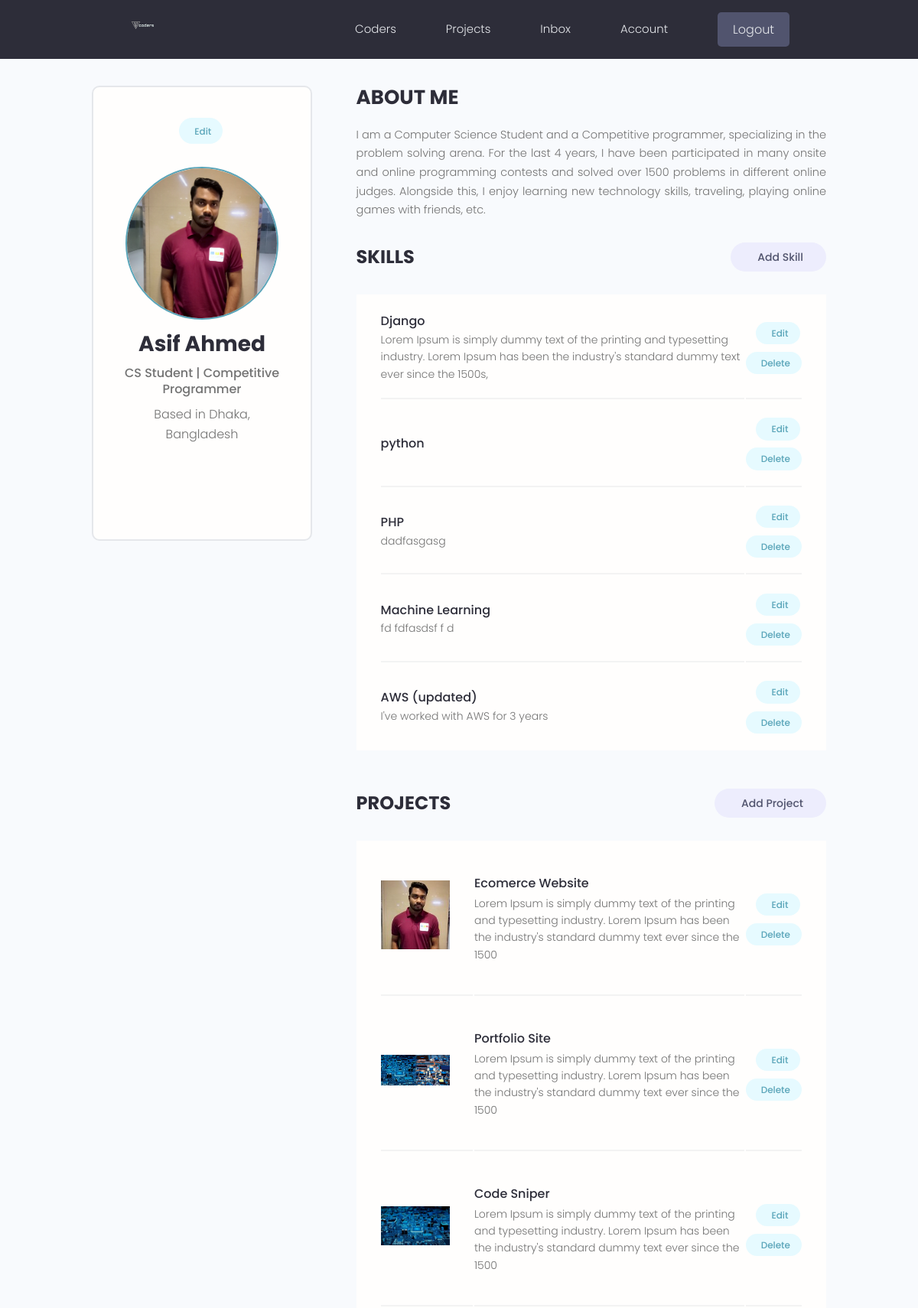
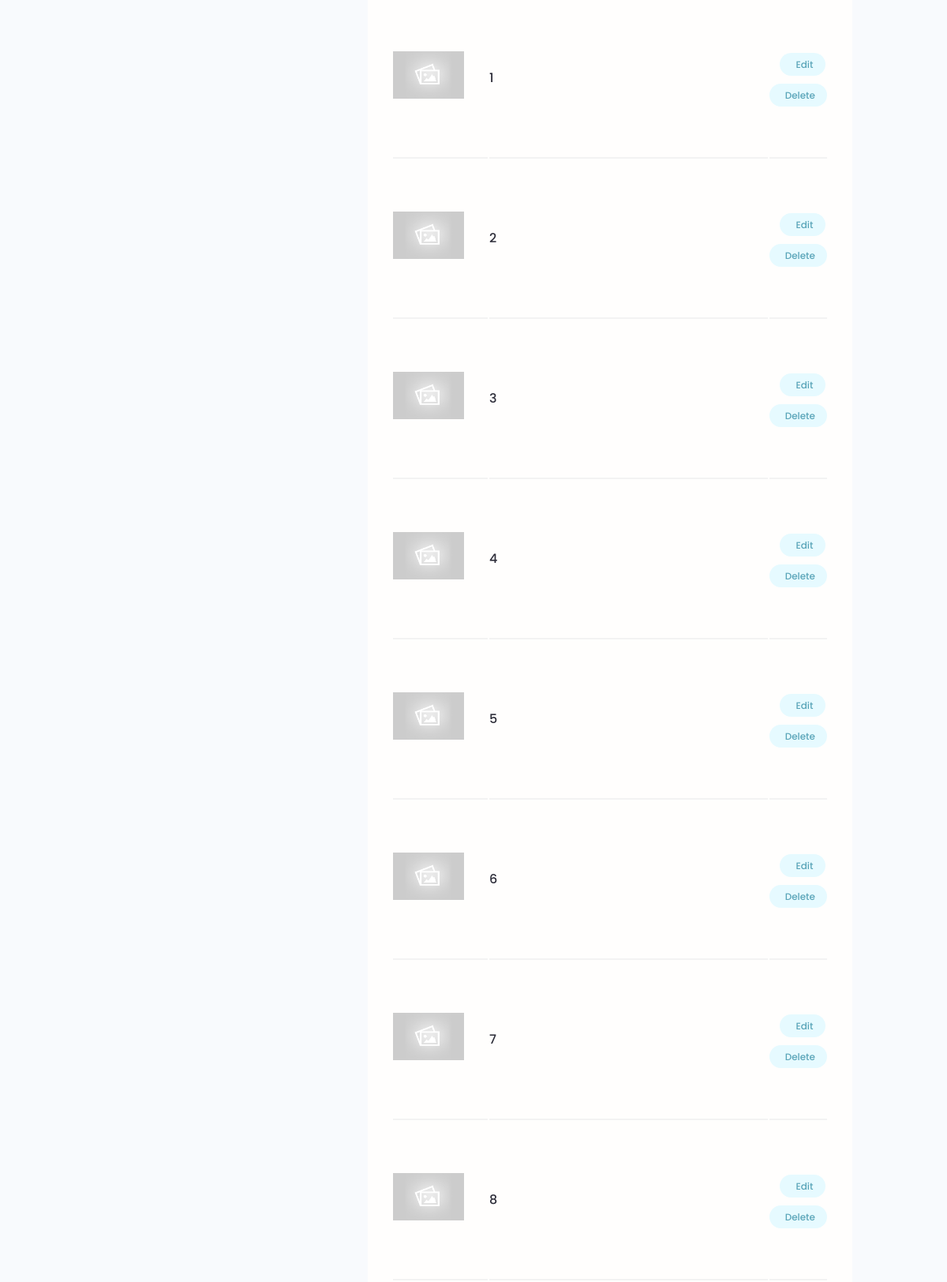
The app's page /account/ (signed in, upper part) with its own data (2 pictures, top to bottom).
### users/models.py (models this page shows, shortened)
class Profile(models.Model):
    user = models.OneToOneField(User, on_delete=models.CASCADE, null=True, blank=True)
    name = models.CharField(max_length=200, blank=True, null=True)
    email = models.EmailField(max_length=500, blank=True, null=True)
    username = models.CharField(max_length=200, blank=True, null=True)
    location = models.CharField(max_length=200, blank=True, null=True)
    short_intro = models.CharField(max_length=200, blank=True, null=True)
    bio = models.TextField(blank=True, null=True)
    profile_image = models.ImageField(null=True, blank=True, upload_to='profiles/', default="profiles/user-default.png")
    social_github = models.CharField(max_length=200, blank=True, null=True)
    social_twitter = models.CharField(max_length=200, blank=True, null=True)
    social_linkedin = models.CharField(max_length=200, blank=True, null=True)
    social_youtube = models.CharField(max_length=200, blank=True, null=True)
    social_website = models.CharField(max_length=200, blank=True, null=True)
    created = models.DateTimeField(auto_now_add=True)
    id = models.UUIDField(default=uuid.uuid4, unique=True, primary_key=True, editable=False)

class Skill(models.Model):
    owner = models.ForeignKey(Profile, on_delete=models.CASCADE, null=True, blank=True)
    name = models.CharField(max_length=200, blank=True, null=True)
    description = models.TextField(null=True, blank=True)
    created = models.DateTimeField(auto_now_add=True)
    id = models.UUIDField(default=uuid.uuid4, unique=True, primary_key=True, editable=False)

### projects/models.py (models this page shows, shortened)
class Project(models.Model):
    owner = models.ForeignKey(Profile, null=True, blank=True, on_delete=models.SET_NULL)
    title = models.CharField(max_length=200)
    description = models.TextField(null=True, blank=True)
    featured_image = models.ImageField(null=True, blank=True, default="default.jpg")
    demo_link = models.CharField(max_length=2000, null=True, blank=True)
    source_link = models.CharField(max_length=2000, null=True, blank=True)
    tags = models.ManyToManyField('Tag', blank=True)
    vote_total = models.IntegerField(default=0, null=True, blank=True)
    vote_ratio = models.IntegerField(default=0, null=True, blank=True)
    created = models.DateTimeField(auto_now_add=True)
    id = models.UUIDField(default=uuid.uuid4, unique=True, primary_key=True, editable=False)
    class Meta:
        ordering = ['created']

### users/views.py (the view)
# urls.py: path('account/', views.userAccount, name="account"),
@login_required(login_url='login')
def userAccount(request):
    profile = request.user.profile
    skills = profile.skill_set.all()
    projects = profile.project_set.all()
    context = {'profile': profile, 'skills': skills, 'projects': projects}
    return render(request, 'users/account.html', context)

### users/templates/users/account.html (shortened to what this page needs)
{% extends 'main.html' %}
{% block content %}
<main class="settingsPage profile my-md">
    <div class="container">
        <div class="layout">
            <div class="column column--1of3">
                <div class="card text-center">
                    <div class="card__body dev">
                        <a class="tag tag--pill tag--main settings__btn" href="{% url 'edit-account' %}"> Edit</a>
                        <img class="avatar avatar--xl dev__avatar" src="{{profile.profile_image.url}}" />
                        <h2 class="dev__name">{{profile.name}}</h2>
                        <p class="dev__title">{{profile.short_intro}}</p>
                        <p class="dev__location">Based in {{profile.location}}</p>
                        <ul class="dev__social">
                        </ul>
                    </div>
                </div>
            </div>
            <div class="column column--2of3">
                <div class="devInfo">
                    <h3 class="devInfo__title">About Me</h3>
                    <p class="devInfo__about">{{profile.bio}}</p>
                </div>
                <div class="settings">
                    <h3 class="settings__title">Skills</h3>
                    <a class="tag tag--pill tag--sub settings__btn tag--lg" href="{% url 'create-skill' %}"> Add Skill</a>
                </div>
                <table class="settings__table">
                    {% for skill in skills %}
                        <tr>
                        <td class="settings__tableInfo">
                        <h4>{{skill.name}}</h4>
                        <p>
                            {{skill.description}}
                        </p>
                        </td>
                        <td class="settings__tableActions">
                            <a class="tag tag--pill tag--main settings__btn" href="{% url 'update-skill' skill.id %}"> Edit</a>
                            <a class="tag tag--pill tag--main settings__btn" href="{% url 'delete-skill' skill.id %}?next=/account">
                            Delete</a>
                        </td>
                    </tr>
                    {% endfor %}
                </table>
                <div class="settings">
                    <h3 class="settings__title">Projects</h3>
                    <a class="tag tag--pill tag--sub settings__btn tag--lg" href="{% url 'create-project' %}"> Add Project</a>
                </div>
                <table class="settings__table">
                    {% for project in projects %}
                    <tr>
                        <td class="settings__thumbnail">
                            <a href="{% url 'project' project.id %}"><img src="{{project.featured_image.url}}" alt="Project Thumbnail" /></a>
                        </td>
                        <td class="settings__tableInfo">
                            <a href="{% url 'project' project.id %}">{{project.title}}</a>
                            <p>{{project.description|slice:"150"}}</p>
                        </td>
                        <td class="settings__tableActions">
                            <a class="tag tag--pill tag--main settings__btn" href="{% url 'update-project' project.id %}"> Edit</a>
                            <a class="tag tag--pill tag--main settings__btn" href="{% url 'delete-project' project.id %}?next=/account">
                            Delete</a>
                        </td>
                    </tr>
                    {% endfor %}
                </table>
            </div>
        </div>
    </div>
</main>
{% endblock %}

### static/styles/app.css (style rules this page uses)
:root { --color-sub: #2d2d39; }
.card { border: 2px solid var(--color-light); }
img { width: 100%; }
.profile .card > .dev { padding: 4rem; }
.dev__avatar { display: block; margin: auto; }
.dev__name { color: var(--color-sub); font-size: 2.8rem; font-weight: 700; margin-top: 1rem; margin-bottom: 0.5rem; }
.dev__title { font-size: 1.6rem; font-weight: 500; line-height: 1.3; }
.dev__location { margin-top: 1rem; }
.dev__social { margin: 3rem 0; list-style: none; display: flex; justify-content: center; gap: 1.5rem; }
.devInfo { margin-bottom: 3rem; }
.devInfo__title, .devInfo__subtitle { font-size: 2.6rem; color: var(--color-sub); text-transform: uppercase; font-weight: 700; margin-bottom: 1.5rem; }
.devInfo__about, .devSkill__info { font-size: 1.45rem; line-height: 1.7; text-align: justify; }
.settingsPage .dev > .settings__btn { display: inline-block; margin-bottom: 3rem; }
.settings { display: flex; justify-content: space-between; align-items: center; }
.settings__title { font-size: 2.4rem; text-transform: uppercase; font-weight: 700; color: var(--color-sub); }
.settings__table { margin-top: 3rem; margin-bottom: 5rem; padding: 0 3rem; background: var(--color-white); }
.settings__table tr { width: 100%; }
.settings__table tr > td { padding: 2rem 0; }
.settings__table tr:not(:last-child) td { border-bottom: 2px solid var(--color-white-light); }
.settings__thumbnail { width: 23%; min-width: 10rem; }
.settings__thumbnail img { padding-right: 3rem; height: 15rem; object-fit: contain; }
.settings__tableInfo { width: 100%; }
.settings__tableInfo h4, .settings__tableInfo a { padding-right: 1rem; width: auto; font-size: 1.6rem; font-weight: 500; color: var(--color-sub); }
.settings__tableInfo p { font-size: 1.4rem; }
.settings__tableActions { text-align: right; }

### static/uikit/styles/modules/_variables.css (style rules this page uses)
:root { --color-main: #5aa5b9; --color-main-light: #e6faff; --color-sub: #3f4156; --color-sub-light: #51546e; --color-sub-lighter: #ededfd; --color-text: #737373; --color-gray: #8b8b8b; --color-light: #e5e7eb; --color-light-gray: #767676; --color-bg: #f8fafd; --color-white: #fffefd; --color-white-light: #f3f3f3; --color-success: #359e64; --color-success-bg: #def8e8; --color-error: #fc4b0b; --color-error-bg: #fff2ee; --font-base: 'Poppins', arial, helvetica, 'Segoe UI', roboto, ubuntu, sans-serif; --font-monospace: 'Fira Code', 'Courier New', courier, monospace; --font-regular: 300; --font-medium: 500; --font-bold: 700; --generic-shadow: 1px 1px 5px #00000010; --generic-transition: all 0.3s ease-in-out; }

### static/uikit/styles/modules/_base.css (style rules this page uses)
* { margin: 0; padding: 0; box-sizing: border-box; text-rendering: optimizeLegibility; color: inherit; font-size: inherit; }
html { font-size: 50%; }
@media only screen and (min-width: 480px) { html { font-size: 56.25%; } }
@media only screen and (min-width: 1200px) { html { font-size: 62.5%; } }
body { line-height: 1.6; font-weight: 400; font-size: 1.5rem; color: var(--color-text); background-color: var(--color-bg); min-height: 100vh; }

### static/uikit/styles/modules/_typography.css (style rules this page uses)
* { font-family: var(--font-base); }
h2 { font-size: 3.6rem; font-weight: var(--font-bold); }
h3 { font-size: 3.2rem; font-weight: var(--font-medium); }
h4 { font-size: 2.8rem; font-weight: var(--font-medium); }
p, span, strong { font-size: 1.6rem; color: var(--color-text); font-weight: var(--font-regular); }
a { padding-bottom: 2px; text-decoration: none; display: inline-block; color: var(--color-main); font-weight: var(--font-medium); }

### static/uikit/styles/modules/_utilities.css (style rules this page uses)
.container { width: 92%; max-width: 165rem; margin: 0 auto; box-sizing: border-box; }
@media screen and (min-width: 1000px) { .container { width: 90%; } }
@media screen and (min-width: 1200px) { .container { width: 80%; } }
.text-center { text-align: center; }
.my-md { margin: 3rem auto; }

### static/uikit/styles/modules/_avatar.css (style rules this page uses)
.avatar { border-radius: 50%; border: 2px solid var(--color-main); object-fit: cover; }
.avatar--xl { height: 20rem; width: 20rem; }

### static/uikit/styles/modules/_card.css (style rules this page uses)
.card { border-radius: 1rem; background-color: var(--color-white); border: 1.5px solid var(--color-light); width: auto; height: auto; margin-top: 0.5rem; margin-bottom: 0.5rem; overflow: hidden; }
.card__body, .card__header { padding: 2rem 2.5rem; }

### static/uikit/styles/modules/_layout.css (style rules this page uses)
.layout { display: flex; flex-flow: row wrap; justify-content: space-between; }
.layout > .column { margin-bottom: 3rem; }
.layout > .column.column--1of3 { flex-basis: 30%; }
.layout > .column.column--2of3 { flex-basis: 64%; }

### records on screen
Profile: profile_image (picture), name "Asif Ahmed", short_intro "CS Student | Competitive Programmer", location "Dhaka, Bangladesh", bio "I am a Computer Science Student and a Competitive programmer, specializing in the problem solving arena. For the last 4 years, I have been participated in many onsite and online programming contests and solved over 1500 problems in different online judges. Alongside this, I enjoy learning new technology skills, traveling, playing online games with friends, etc."
Skill: name "Django", description "Lorem Ipsum is simply dummy text of the printing and typesetting industry. Lorem Ipsum has been the industry's standard dummy text ever since the 1500s,"
Skill: name "python"
Skill: name "PHP", description "dadfasgasg"
Skill: name "Machine Learning", description "fd fdfasdsf f d"
Skill: name "AWS (updated)", description "I've worked with AWS for 3 years"
Project: featured_image (picture), title "Ecomerce Website", description "Lorem Ipsum is simply dummy text of the printing and typesetting industry. Lorem Ipsum has been the industry's standard dummy text ever since the 1500"
Project: featured_image (picture), title "Portfolio Site", description "Lorem Ipsum is simply dummy text of the printing and typesetting industry. Lorem Ipsum has been the industry's standard dummy text ever since the 1500"
Project: featured_image (picture), title "Code Sniper", description "Lorem Ipsum is simply dummy text of the printing and typesetting industry. Lorem Ipsum has been the industry's standard dummy text ever since the 1500"
Project: featured_image (placeholder picture), title "1"
Project: featured_image (placeholder picture), title "2"
Project: featured_image (placeholder picture), title "3"
Project: featured_image (placeholder picture), title "4"
Project: featured_image (placeholder picture), title "5"
Project: featured_image (placeholder picture), title "6"
Project: featured_image (placeholder picture), title "7"
Project: featured_image (placeholder picture), title "8"
